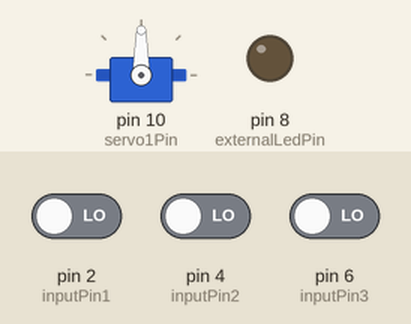
Bench run of a sketch on a simulated Arduino Uno, built with avr-gcc and run on an emulated ATmega328P. Parts: servo, output pins drawn as LEDs (lit = HIGH). The inputs (shaded band) are chosen by the test bench; at power-on: pin 2 (inputPin1) LOW, pin 4 (inputPin2) LOW, pin 6 (inputPin3) LOW.

Above: at 1.2 s.
1.3 s: pin 2 (inputPin1) driven HIGH and pin 4 (inputPin2) driven HIGH and pin 6 (inputPin3) driven HIGH
At 2.1 s:
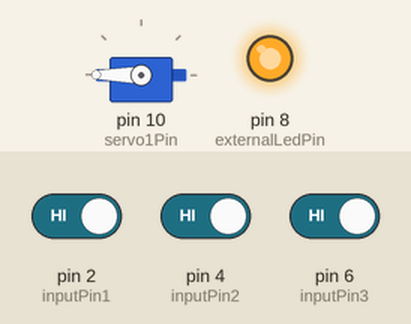
4.3 s: pin 2 (inputPin1) driven LOW
At 4.7 s:
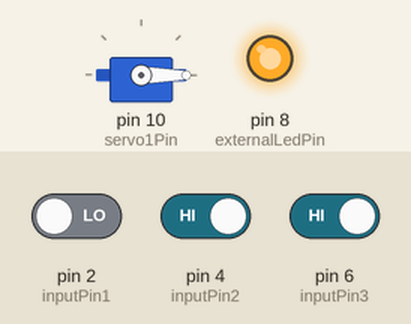
5.8 s: pin 2 (inputPin1) driven HIGH
At 6.6 s:
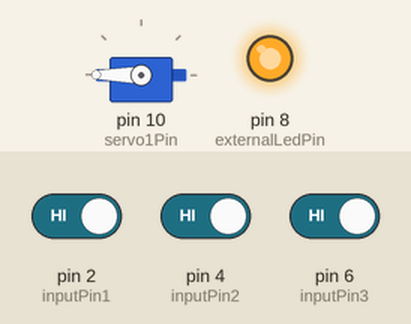
Timing chart, 0 to 14.8 s (numbered marks = the images above; inputs shaded):
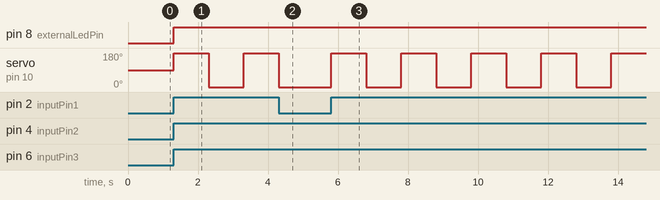

The sketch:

MES_project.ino
```cpp
#include <Servo.h>

const int externalLedPin = 8; // Define the pin where the external LED is connected (you can change this to any pin)
const int inputPin1 = 2;  // Define the input pin
const int inputPin2 = 4;
const int inputPin3 = 6;
int servo1Pin = 10;
int a = 0;
int b = 0;
Servo Servo1;

void setup() {
  pinMode(externalLedPin, OUTPUT);  // Set the external LED pin as an output
  pinMode(inputPin1, INPUT); // Set the input pin as an input
  pinMode(inputPin2, INPUT);
  pinMode(inputPin2, INPUT);
  Servo1.attach(servo1Pin);
}

void loop() {
  int inputState1 = digitalRead(inputPin1);  // Read the state of the input pin (HIGH or LOW)
  int inputState2 = digitalRead(inputPin2);
  int inputState3 = digitalRead(inputPin3);

  if (inputState1 == HIGH) {
    a = 1;
  }
  if (inputState2 == HIGH && a == 1){
    b = 1;
  }
  if (inputState3 == HIGH && a == 1 && b == 1){
    digitalWrite(externalLedPin, HIGH);  // Turn on the external LED if the input is HIGH
    Servo1.write(180);
    delay(1000);
    Servo1.write(0);
    delay(1000);
    a = 0;
    b = 0;

  }
}
```

Measured:
- after the input at 1.3 s, pin 8 (externalLedPin): LOW → HIGH at once; servo on pin 10 (servo1Pin): 90° → 180° at once, → 0° 1.0 s later, → 180° 1.0 s later
- after the input at 4.3 s, servo on pin 10 (servo1Pin): goes on until 4.3 s, then stays 0°
- after the input at 5.8 s, servo on pin 10 (servo1Pin): alternates 180° for 1.0 s and 0° for 1.0 s, starting at once
